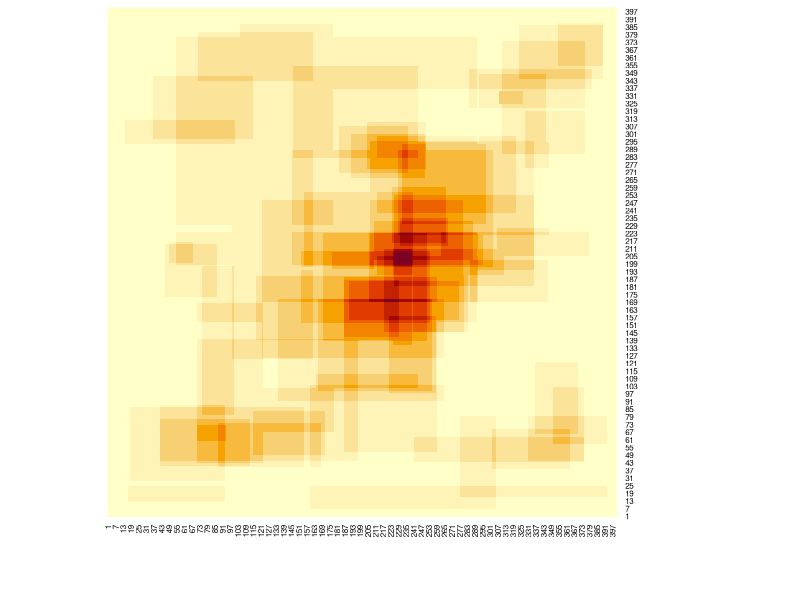

Reproduce this figure in R. (Note: this script raises an error after producing the figure.)
library(dplyr)
library(openxlsx)
library(gplots)
library(ggplot2)

answerstable <- read.csv(file = 'myapp/Data/RQ1_corrected.csv', header=TRUE) #importiere das answers file
dfall <- answerstable %>% filter(QUES2SURV_METHOD == "classic" & ANS2SURV_ANSWERED == 1 & QUES_ID == 281)
scenarios <- as.data.frame(table(dfall$QUES_ID))
numberscenarios  <- nrow(scenarios)
for (anz in 1:numberscenarios) {
  actualscenario =as.vector(scenarios[anz,1])
  print (actualscenario)
  scentext <- (paste0("Scenario ", actualscenario))
  #print (actualscenario) 
  df <- answerstable %>% filter(QUES2SURV_METHOD == "classic" & ANS2SURV_ANSWERED == 1 & QUES_ID == actualscenario)# & ACC2SURV_ACCID == "22")
  #print (df)
  numberofanswers <- nrow(df)
  D <- as.data.frame(expand.grid(1:400,1:400))
  D <- cbind(D,0)
  names(D) <- c("x-Achse","y-Achse","Zähler")
  Overall.Scenario.Impact.Uncertainty <- sum(df$uncertaintyIPixel)
  Overall.Scenario.Occurrence.Uncertainty <- sum(df$uncertaintyOPixel)
  max.Scenario.Impact.Uncertainty <- max(df$uncertaintyIPixel)
  min.Scenario.Impact.Uncertainty <- min(df$uncertaintyIPixel)
  max.Scenario.Occurrence.Uncertainty <- max(df$uncertaintyOPixel)
  min.Scenario.Occurrence.Uncertainty <- min(df$uncertaintyOPixel)
  diffmaxmin.Scenario.Impact.Uncertainty <- max.Scenario.Impact.Uncertainty - min.Scenario.Impact.Uncertainty
  diffmaxmin.Scenario.Occurrence.Uncertainty <- max.Scenario.Occurrence.Uncertainty - min.Scenario.Occurrence.Uncertainty
  
  Overall.Scenario.Area.Uncertainty <- sum(df$uncertaintyAreaPixel)
  max.Scenario.Area.Uncertainty <- max(df$uncertaintyAreaPixel)
  min.Scenario.Area.Uncertainty <- min(df$uncertaintyAreaPixel)
  diffmaxmin.Scenario.Area.Uncertainty <- max.Scenario.Area.Uncertainty - min.Scenario.Area.Uncertainty
  #print (max.Scenario.Impact.Uncertainty)
  #print (min.Scenario.Impact.Uncertainty)
  #print (diffmaxmin.Scenario.Impact.Uncertainty)
  #print (max.Scenario.Occurrence.Uncertainty)
  #print (min.Scenario.Occurrence.Uncertainty)
  #print (diffmaxmin.Scenario.Occurrence.Uncertainty)
  #print (Overall.Scenario.Impact.Uncertainty)
  #print (Overall.Scenario.Occurrence.Uncertainty)
  #print(max.Scenario.Area.Uncertainty)
  #print(min.Scenario.Area.Uncertainty)
  #print (diffmaxmin.Scenario.Area.Uncertainty)
  sum.Occ <- 0
  sum.Imp <- 0
  sum.Scale <- 0
  
  for (m in 1:numberofanswers){
    Uncertainty.I <- df[m,"uncertaintyIPixel"]
    Uncertainty.O <- df[m,"uncertaintyOPixel"]
    #Uncertainty.Area <- df[m,"uncertaintyAreaPixel"]
    Uncertainty.IO <- Uncertainty.I + Uncertainty.O
    Uncertainty.ScaleSwitched <- (800 - Uncertainty.IO)  
    #print (Uncertainty.Area)
    #Uncertainty.Impact <- df[m,"uncertaintyIPixel"]
    #Uncertainty.Occurrence <- df[m,"uncertaintyOPixel"]
    #distance.Occ <- (400-Uncertainty.Occurrence)  #Abstand zu maxWert Occourrence
    #distance.Imp <- (400-Uncertainty.Impact)  #Abstand zu maxWert Impact
    #distance.Area <- (max.Scenario.Area.Uncertainty-Uncertainty.Area)  #Abstand zu maxWert Impact
    #sum.Occ <- sum.Occ + distance.Occ
    #sum.Imp <- sum.Imp + distance.Imp
    sum.Scale <- sum.Scale + Uncertainty.ScaleSwitched
  }  
  #print (sum.Imp)
  #print (sum.Occ)
  print (sum.Scale)
  Uncertaintyweightall <- 0
for (i in 1:numberofanswers){
  #print (i)
  AccId <- df[i,"ACC2SURV_ACCID"]
  QuesId <- df[i,"QUES_ID"]
  UncertaintyI <- df[i,"uncertaintyIPixel"]
  UncertaintyO <- df[i,"uncertaintyOPixel"]
  UncertaintyIO <- UncertaintyI + UncertaintyO
  UncertaintyAreaUser <- df[i,"uncertaintyAreaPixel"]
  Role <- df[i,"ACC2SURV_ROLE"]
  GroupId <- df[i,"ACC2SURV_GROUPID"]
  x.min <- df[i,"X1Pixel"]
  x.max <- df[i,"X2Pixel"]
  y.min <- df[i,"Y1Pixel"]
  y.max <- df[i,"Y2Pixel"]
  Uncertaintyweight <- ((100/sum.Scale)* (800 - UncertaintyIO))
  #print (UncertaintyAreaUser)
  #print (Uncertaintyweight)
  Uncertaintyweightall <- Uncertaintyweightall + Uncertaintyweight
  index <- which( D[,"x-Achse"] >= x.min & D[,"x-Achse"] <= x.max &
                    D[,"y-Achse"] >= y.min & D[,"y-Achse"] <= y.max)
  
  D[index,"Zähler"] <- D[index,"Zähler"] + (1 * Uncertaintyweight)
  #print (AccId)
  print (Uncertaintyweight)
  
}
  print (Uncertaintyweightall)
  #print (D)
  scenfile <- (paste0("myapp/files/4_heatmap/",scentext,"_transformed_new_weight_scales.xlsx"))
  scenpic <- (paste0("myapp/pictures/17_heatmap_pixel_graphic/",scentext,"_heatmap_weight_scales.bmp"))
  
  mat1 <- matrix(D$Zähler,ncol=400,nrow=400,byrow=TRUE)
  datahm <- as.matrix(mat1)  
  
  bmp(file=scenpic, width = 1000, height = 1000, units = 'px', res = 100)
  heatmap(datahm, Colv = NA, Rowv = NA, scale="none")
  dev.off()
  
  write.csv(D, paste0("myapp/files/4_heatmap/", scentext,"_transformed_new_weight_scales.csv"), row.names=TRUE)
  write.xlsx(D,file = scenfile, rowNames=TRUE)
  
}
